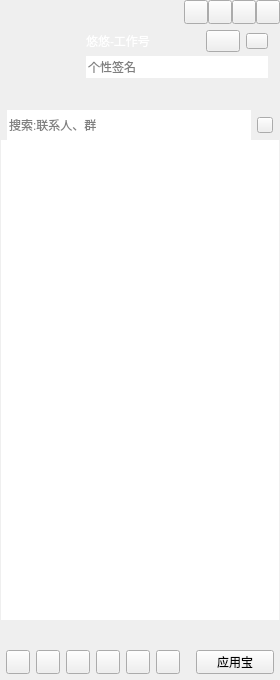
<?xml version="1.0" encoding="UTF-8"?>
<ui version="4.0">
 <class>CCMainWindowClass</class>
 <widget class="QWidget" name="CCMainWindowClass">
  <property name="geometry">
   <rect>
    <x>0</x>
    <y>0</y>
    <width>280</width>
    <height>680</height>
   </rect>
  </property>
  <property name="minimumSize">
   <size>
    <width>280</width>
    <height>680</height>
   </size>
  </property>
  <property name="windowTitle">
   <string>CCMainWindow</string>
  </property>
  <layout class="QVBoxLayout" name="verticalLayout_6">
   <property name="spacing">
    <number>0</number>
   </property>
   <property name="leftMargin">
    <number>0</number>
   </property>
   <property name="topMargin">
    <number>0</number>
   </property>
   <property name="rightMargin">
    <number>0</number>
   </property>
   <property name="bottomMargin">
    <number>0</number>
   </property>
   <item>
    <widget class="QWidget" name="titleWidget" native="true">
     <property name="sizePolicy">
      <sizepolicy hsizetype="Expanding" vsizetype="Preferred">
       <horstretch>0</horstretch>
       <verstretch>0</verstretch>
      </sizepolicy>
     </property>
     <property name="titleskin" stdset="0">
      <bool>true</bool>
     </property>
     <layout class="QVBoxLayout" name="verticalLayout_2">
      <property name="spacing">
       <number>0</number>
      </property>
      <property name="leftMargin">
       <number>0</number>
      </property>
      <property name="topMargin">
       <number>0</number>
      </property>
      <property name="rightMargin">
       <number>0</number>
      </property>
      <property name="bottomMargin">
       <number>0</number>
      </property>
      <item>
       <layout class="QHBoxLayout" name="horizontalLayout">
        <property name="spacing">
         <number>0</number>
        </property>
        <property name="leftMargin">
         <number>12</number>
        </property>
        <item>
         <widget class="QLabel" name="titleIcon">
          <property name="sizePolicy">
           <sizepolicy hsizetype="Fixed" vsizetype="Fixed">
            <horstretch>0</horstretch>
            <verstretch>0</verstretch>
           </sizepolicy>
          </property>
          <property name="minimumSize">
           <size>
            <width>42</width>
            <height>18</height>
           </size>
          </property>
          <property name="maximumSize">
           <size>
            <width>42</width>
            <height>18</height>
           </size>
          </property>
          <property name="text">
           <string/>
          </property>
         </widget>
        </item>
        <item>
         <spacer name="horizontalSpacer">
          <property name="orientation">
           <enum>Qt::Horizontal</enum>
          </property>
          <property name="sizeHint" stdset="0">
           <size>
            <width>40</width>
            <height>20</height>
           </size>
          </property>
         </spacer>
        </item>
        <item>
         <widget class="QPushButton" name="palcehold1">
          <property name="sizePolicy">
           <sizepolicy hsizetype="Fixed" vsizetype="Fixed">
            <horstretch>0</horstretch>
            <verstretch>0</verstretch>
           </sizepolicy>
          </property>
          <property name="minimumSize">
           <size>
            <width>24</width>
            <height>24</height>
           </size>
          </property>
          <property name="maximumSize">
           <size>
            <width>24</width>
            <height>24</height>
           </size>
          </property>
          <property name="text">
           <string/>
          </property>
         </widget>
        </item>
        <item>
         <widget class="QPushButton" name="placehold2">
          <property name="sizePolicy">
           <sizepolicy hsizetype="Fixed" vsizetype="Fixed">
            <horstretch>0</horstretch>
            <verstretch>0</verstretch>
           </sizepolicy>
          </property>
          <property name="minimumSize">
           <size>
            <width>24</width>
            <height>24</height>
           </size>
          </property>
          <property name="maximumSize">
           <size>
            <width>24</width>
            <height>24</height>
           </size>
          </property>
          <property name="text">
           <string/>
          </property>
         </widget>
        </item>
        <item>
         <widget class="QPushButton" name="sysmin">
          <property name="sizePolicy">
           <sizepolicy hsizetype="Fixed" vsizetype="Fixed">
            <horstretch>0</horstretch>
            <verstretch>0</verstretch>
           </sizepolicy>
          </property>
          <property name="minimumSize">
           <size>
            <width>24</width>
            <height>24</height>
           </size>
          </property>
          <property name="maximumSize">
           <size>
            <width>24</width>
            <height>24</height>
           </size>
          </property>
          <property name="text">
           <string/>
          </property>
         </widget>
        </item>
        <item>
         <widget class="QPushButton" name="sysclose">
          <property name="sizePolicy">
           <sizepolicy hsizetype="Fixed" vsizetype="Fixed">
            <horstretch>0</horstretch>
            <verstretch>0</verstretch>
           </sizepolicy>
          </property>
          <property name="minimumSize">
           <size>
            <width>24</width>
            <height>24</height>
           </size>
          </property>
          <property name="maximumSize">
           <size>
            <width>24</width>
            <height>24</height>
           </size>
          </property>
          <property name="text">
           <string/>
          </property>
         </widget>
        </item>
       </layout>
      </item>
      <item>
       <layout class="QHBoxLayout" name="horizontalLayout_3">
        <property name="leftMargin">
         <number>12</number>
        </property>
        <property name="topMargin">
         <number>6</number>
        </property>
        <property name="rightMargin">
         <number>12</number>
        </property>
        <property name="bottomMargin">
         <number>6</number>
        </property>
        <item>
         <widget class="QLabel" name="headLabel">
          <property name="sizePolicy">
           <sizepolicy hsizetype="Fixed" vsizetype="Fixed">
            <horstretch>0</horstretch>
            <verstretch>0</verstretch>
           </sizepolicy>
          </property>
          <property name="minimumSize">
           <size>
            <width>68</width>
            <height>68</height>
           </size>
          </property>
          <property name="maximumSize">
           <size>
            <width>68</width>
            <height>68</height>
           </size>
          </property>
          <property name="text">
           <string/>
          </property>
         </widget>
        </item>
        <item>
         <layout class="QVBoxLayout" name="verticalLayout">
          <property name="spacing">
           <number>4</number>
          </property>
          <item>
           <layout class="QHBoxLayout" name="horizontalLayout_2">
            <item>
             <widget class="QLabel" name="nameLabel">
              <property name="sizePolicy">
               <sizepolicy hsizetype="Expanding" vsizetype="Fixed">
                <horstretch>0</horstretch>
                <verstretch>0</verstretch>
               </sizepolicy>
              </property>
              <property name="minimumSize">
               <size>
                <width>0</width>
                <height>22</height>
               </size>
              </property>
              <property name="maximumSize">
               <size>
                <width>16777215</width>
                <height>22</height>
               </size>
              </property>
              <property name="styleSheet">
               <string notr="true">color:rgb(255,255,255);
font:75 12pt &quot;微软雅黑&quot;;</string>
              </property>
              <property name="text">
               <string>悠悠-工作号</string>
              </property>
             </widget>
            </item>
            <item>
             <widget class="QPushButton" name="stausBtn">
              <property name="sizePolicy">
               <sizepolicy hsizetype="Fixed" vsizetype="Fixed">
                <horstretch>0</horstretch>
                <verstretch>0</verstretch>
               </sizepolicy>
              </property>
              <property name="minimumSize">
               <size>
                <width>34</width>
                <height>22</height>
               </size>
              </property>
              <property name="maximumSize">
               <size>
                <width>34</width>
                <height>22</height>
               </size>
              </property>
              <property name="text">
               <string/>
              </property>
              <property name="hasborder" stdset="0">
               <bool>true</bool>
              </property>
             </widget>
            </item>
            <item>
             <widget class="QPushButton" name="levelBtn">
              <property name="sizePolicy">
               <sizepolicy hsizetype="Fixed" vsizetype="Fixed">
                <horstretch>0</horstretch>
                <verstretch>0</verstretch>
               </sizepolicy>
              </property>
              <property name="minimumSize">
               <size>
                <width>22</width>
                <height>16</height>
               </size>
              </property>
              <property name="maximumSize">
               <size>
                <width>22</width>
                <height>16</height>
               </size>
              </property>
              <property name="text">
               <string/>
              </property>
              <property name="hasborder" stdset="0">
               <bool>true</bool>
              </property>
             </widget>
            </item>
           </layout>
          </item>
          <item>
           <widget class="QLineEdit" name="lineEdit">
            <property name="minimumSize">
             <size>
              <width>0</width>
              <height>22</height>
             </size>
            </property>
            <property name="maximumSize">
             <size>
              <width>16777215</width>
              <height>22</height>
             </size>
            </property>
            <property name="frame">
             <bool>false</bool>
            </property>
            <property name="placeholderText">
             <string>个性签名</string>
            </property>
           </widget>
          </item>
          <item>
           <widget class="QWidget" name="appWidget" native="true">
            <property name="sizePolicy">
             <sizepolicy hsizetype="Expanding" vsizetype="Fixed">
              <horstretch>0</horstretch>
              <verstretch>0</verstretch>
             </sizepolicy>
            </property>
            <property name="minimumSize">
             <size>
              <width>0</width>
              <height>22</height>
             </size>
            </property>
            <property name="maximumSize">
             <size>
              <width>16777215</width>
              <height>22</height>
             </size>
            </property>
           </widget>
          </item>
         </layout>
        </item>
       </layout>
      </item>
     </layout>
    </widget>
   </item>
   <item>
    <widget class="QWidget" name="widget" native="true">
     <property name="sizePolicy">
      <sizepolicy hsizetype="Expanding" vsizetype="Expanding">
       <horstretch>0</horstretch>
       <verstretch>0</verstretch>
      </sizepolicy>
     </property>
     <layout class="QVBoxLayout" name="verticalLayout_4">
      <property name="spacing">
       <number>0</number>
      </property>
      <property name="leftMargin">
       <number>1</number>
      </property>
      <property name="topMargin">
       <number>0</number>
      </property>
      <property name="rightMargin">
       <number>1</number>
      </property>
      <property name="bottomMargin">
       <number>0</number>
      </property>
      <item>
       <widget class="QWidget" name="searchWidget" native="true">
        <property name="sizePolicy">
         <sizepolicy hsizetype="Expanding" vsizetype="Fixed">
          <horstretch>0</horstretch>
          <verstretch>0</verstretch>
         </sizepolicy>
        </property>
        <property name="minimumSize">
         <size>
          <width>0</width>
          <height>30</height>
         </size>
        </property>
        <property name="maximumSize">
         <size>
          <width>16777215</width>
          <height>30</height>
         </size>
        </property>
        <layout class="QHBoxLayout" name="horizontalLayout_4">
         <property name="leftMargin">
          <number>6</number>
         </property>
         <property name="topMargin">
          <number>0</number>
         </property>
         <property name="rightMargin">
          <number>6</number>
         </property>
         <property name="bottomMargin">
          <number>0</number>
         </property>
         <item>
          <widget class="QLineEdit" name="searchLineEdit">
           <property name="minimumSize">
            <size>
             <width>0</width>
             <height>30</height>
            </size>
           </property>
           <property name="maximumSize">
            <size>
             <width>16777215</width>
             <height>30</height>
            </size>
           </property>
           <property name="frame">
            <bool>false</bool>
           </property>
           <property name="placeholderText">
            <string>搜索:联系人、群</string>
           </property>
          </widget>
         </item>
         <item>
          <widget class="QPushButton" name="searchBtn">
           <property name="sizePolicy">
            <sizepolicy hsizetype="Fixed" vsizetype="Fixed">
             <horstretch>0</horstretch>
             <verstretch>0</verstretch>
            </sizepolicy>
           </property>
           <property name="minimumSize">
            <size>
             <width>16</width>
             <height>16</height>
            </size>
           </property>
           <property name="maximumSize">
            <size>
             <width>16</width>
             <height>16</height>
            </size>
           </property>
           <property name="text">
            <string/>
           </property>
          </widget>
         </item>
        </layout>
       </widget>
      </item>
      <item>
       <widget class="QScrollArea" name="scrollArea">
        <property name="frameShape">
         <enum>QFrame::NoFrame</enum>
        </property>
        <property name="widgetResizable">
         <bool>true</bool>
        </property>
        <widget class="QWidget" name="scrollAreaWidgetContents">
         <property name="geometry">
          <rect>
           <x>0</x>
           <y>0</y>
           <width>278</width>
           <height>474</height>
          </rect>
         </property>
         <property name="sizePolicy">
          <sizepolicy hsizetype="Expanding" vsizetype="Expanding">
           <horstretch>0</horstretch>
           <verstretch>0</verstretch>
          </sizepolicy>
         </property>
         <layout class="QVBoxLayout" name="verticalLayout_3">
          <property name="spacing">
           <number>0</number>
          </property>
          <property name="leftMargin">
           <number>0</number>
          </property>
          <property name="topMargin">
           <number>0</number>
          </property>
          <property name="rightMargin">
           <number>0</number>
          </property>
          <property name="bottomMargin">
           <number>0</number>
          </property>
          <item>
           <widget class="QTreeWidget" name="treeWidget">
            <property name="frameShape">
             <enum>QFrame::NoFrame</enum>
            </property>
            <property name="verticalScrollBarPolicy">
             <enum>Qt::ScrollBarAlwaysOff</enum>
            </property>
            <property name="horizontalScrollBarPolicy">
             <enum>Qt::ScrollBarAlwaysOff</enum>
            </property>
            <property name="editTriggers">
             <set>QAbstractItemView::AllEditTriggers</set>
            </property>
            <property name="indentation">
             <number>0</number>
            </property>
            <property name="headerHidden">
             <bool>true</bool>
            </property>
            <property name="expandsOnDoubleClick">
             <bool>false</bool>
            </property>
            <column>
             <property name="text">
              <string notr="true">1</string>
             </property>
            </column>
           </widget>
          </item>
         </layout>
        </widget>
       </widget>
      </item>
     </layout>
    </widget>
   </item>
   <item>
    <widget class="QWidget" name="bottomWidget" native="true">
     <property name="sizePolicy">
      <sizepolicy hsizetype="Expanding" vsizetype="Fixed">
       <horstretch>0</horstretch>
       <verstretch>0</verstretch>
      </sizepolicy>
     </property>
     <property name="minimumSize">
      <size>
       <width>0</width>
       <height>60</height>
      </size>
     </property>
     <property name="maximumSize">
      <size>
       <width>16777215</width>
       <height>60</height>
      </size>
     </property>
     <property name="bottomskin" stdset="0">
      <bool>true</bool>
     </property>
     <layout class="QVBoxLayout" name="verticalLayout_5" stretch="1,1">
      <property name="leftMargin">
       <number>6</number>
      </property>
      <property name="topMargin">
       <number>6</number>
      </property>
      <property name="rightMargin">
       <number>6</number>
      </property>
      <property name="bottomMargin">
       <number>6</number>
      </property>
      <item>
       <layout class="QHBoxLayout" name="bottomLayout_up"/>
      </item>
      <item>
       <layout class="QHBoxLayout" name="horizontalLayout_5">
        <item>
         <widget class="QPushButton" name="bottomBtn_1">
          <property name="sizePolicy">
           <sizepolicy hsizetype="Fixed" vsizetype="Fixed">
            <horstretch>0</horstretch>
            <verstretch>0</verstretch>
           </sizepolicy>
          </property>
          <property name="minimumSize">
           <size>
            <width>24</width>
            <height>24</height>
           </size>
          </property>
          <property name="maximumSize">
           <size>
            <width>24</width>
            <height>24</height>
           </size>
          </property>
          <property name="text">
           <string/>
          </property>
         </widget>
        </item>
        <item>
         <widget class="QPushButton" name="bottomBtn_2">
          <property name="sizePolicy">
           <sizepolicy hsizetype="Fixed" vsizetype="Fixed">
            <horstretch>0</horstretch>
            <verstretch>0</verstretch>
           </sizepolicy>
          </property>
          <property name="minimumSize">
           <size>
            <width>24</width>
            <height>24</height>
           </size>
          </property>
          <property name="maximumSize">
           <size>
            <width>24</width>
            <height>24</height>
           </size>
          </property>
          <property name="text">
           <string/>
          </property>
         </widget>
        </item>
        <item>
         <widget class="QPushButton" name="bottomBtn_3">
          <property name="sizePolicy">
           <sizepolicy hsizetype="Fixed" vsizetype="Fixed">
            <horstretch>0</horstretch>
            <verstretch>0</verstretch>
           </sizepolicy>
          </property>
          <property name="minimumSize">
           <size>
            <width>24</width>
            <height>24</height>
           </size>
          </property>
          <property name="maximumSize">
           <size>
            <width>24</width>
            <height>24</height>
           </size>
          </property>
          <property name="text">
           <string/>
          </property>
         </widget>
        </item>
        <item>
         <widget class="QPushButton" name="bottomBtn_4">
          <property name="sizePolicy">
           <sizepolicy hsizetype="Fixed" vsizetype="Fixed">
            <horstretch>0</horstretch>
            <verstretch>0</verstretch>
           </sizepolicy>
          </property>
          <property name="minimumSize">
           <size>
            <width>24</width>
            <height>24</height>
           </size>
          </property>
          <property name="maximumSize">
           <size>
            <width>24</width>
            <height>24</height>
           </size>
          </property>
          <property name="text">
           <string/>
          </property>
         </widget>
        </item>
        <item>
         <widget class="QPushButton" name="bottomBtn_5">
          <property name="sizePolicy">
           <sizepolicy hsizetype="Fixed" vsizetype="Fixed">
            <horstretch>0</horstretch>
            <verstretch>0</verstretch>
           </sizepolicy>
          </property>
          <property name="minimumSize">
           <size>
            <width>24</width>
            <height>24</height>
           </size>
          </property>
          <property name="maximumSize">
           <size>
            <width>24</width>
            <height>24</height>
           </size>
          </property>
          <property name="text">
           <string/>
          </property>
         </widget>
        </item>
        <item>
         <widget class="QPushButton" name="bottomBtn_6">
          <property name="sizePolicy">
           <sizepolicy hsizetype="Fixed" vsizetype="Fixed">
            <horstretch>0</horstretch>
            <verstretch>0</verstretch>
           </sizepolicy>
          </property>
          <property name="minimumSize">
           <size>
            <width>24</width>
            <height>24</height>
           </size>
          </property>
          <property name="maximumSize">
           <size>
            <width>24</width>
            <height>24</height>
           </size>
          </property>
          <property name="text">
           <string/>
          </property>
         </widget>
        </item>
        <item>
         <spacer name="horizontalSpacer_2">
          <property name="orientation">
           <enum>Qt::Horizontal</enum>
          </property>
          <property name="sizeHint" stdset="0">
           <size>
            <width>13</width>
            <height>20</height>
           </size>
          </property>
         </spacer>
        </item>
        <item>
         <widget class="QPushButton" name="bottomBtn_7">
          <property name="sizePolicy">
           <sizepolicy hsizetype="Preferred" vsizetype="Fixed">
            <horstretch>0</horstretch>
            <verstretch>0</verstretch>
           </sizepolicy>
          </property>
          <property name="minimumSize">
           <size>
            <width>24</width>
            <height>24</height>
           </size>
          </property>
          <property name="maximumSize">
           <size>
            <width>86</width>
            <height>24</height>
           </size>
          </property>
          <property name="text">
           <string>应用宝</string>
          </property>
         </widget>
        </item>
       </layout>
      </item>
     </layout>
    </widget>
   </item>
  </layout>
 </widget>
 <layoutdefault spacing="6" margin="11"/>
 <resources>
  <include location="CCMainWindow.qrc"/>
 </resources>
 <connections/>
</ui>
